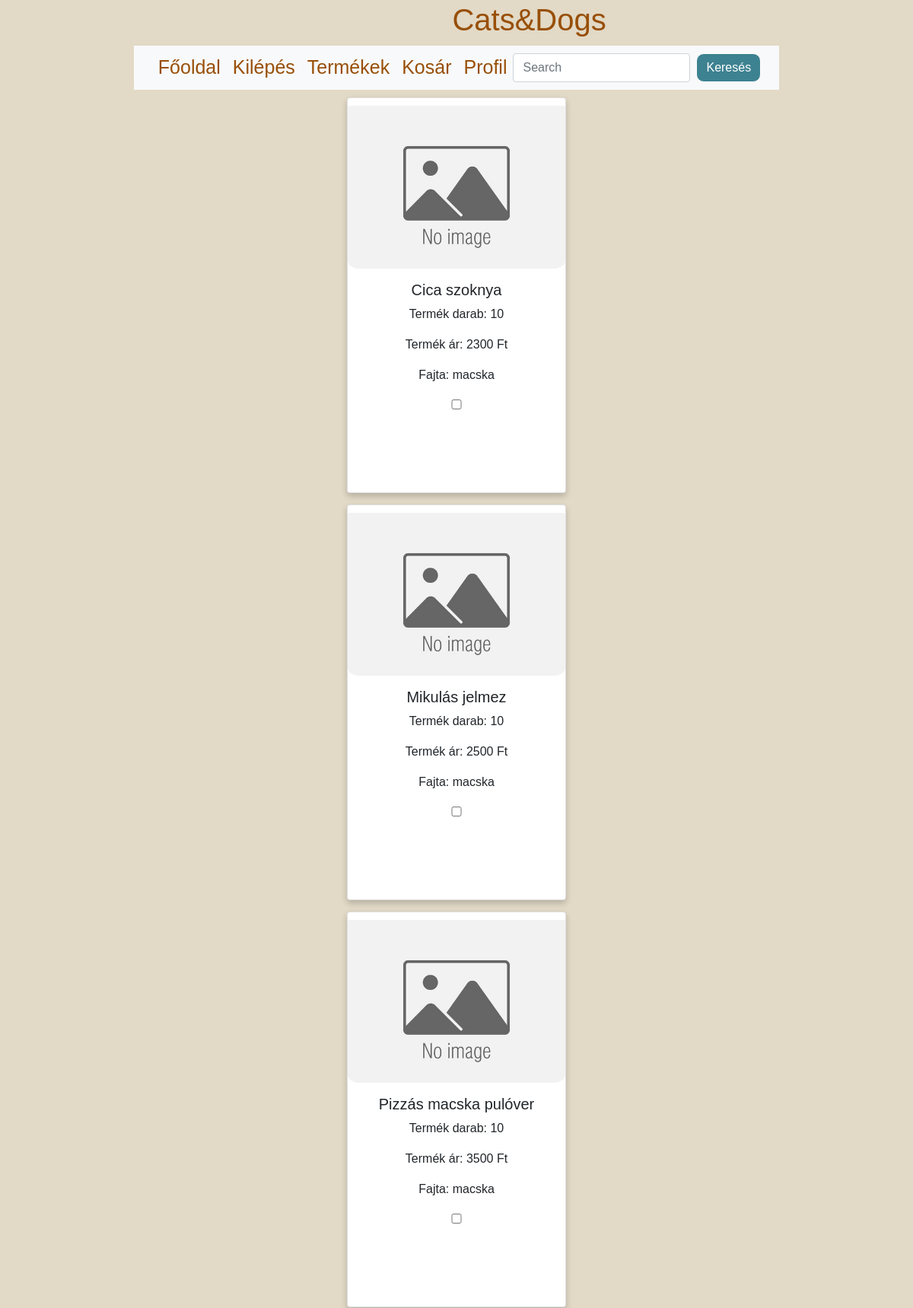
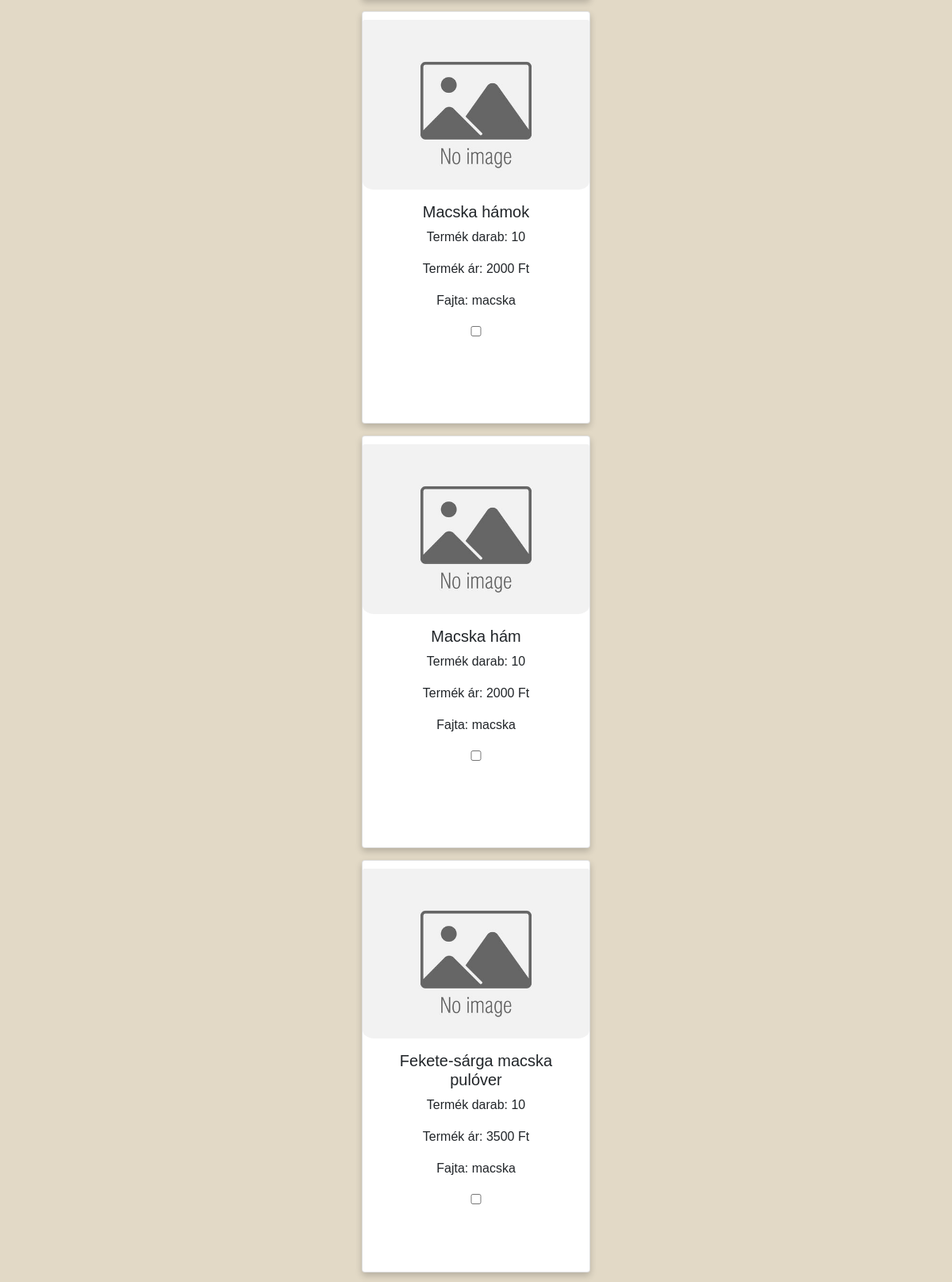
The app's page /index.php?menu=Macska (signed in, upper part) with its own data (2 pictures, top to bottom).
### tables this page shows
CREATE TABLE `termekek` (
  `termekid` int(10) UNSIGNED NOT NULL,
  `termeknev` varchar(100) NOT NULL,
  `termekdb` varchar(100) NOT NULL,
  `termekar` varchar(100) NOT NULL,
  `fajta` varchar(6) NOT NULL,
  `kollekcio` varchar(40) NOT NULL
);

### classes/Database.php (called while the page is built, shortened)
<?php
class Database {
    private $db = null;
    public function __construct($host, $username, $pass, $db) {
        $this->db = new mysqli($host, $username, $pass, $db);
    }
    public function MTermekek() {
        $result = $this->db->query("SELECT * FROM `termekek` WHERE `fajta` = 'macska';");
        return $result->fetch_all(MYSQLI_ASSOC);
    }
}

### pages/Macska.php (the view, shortened to what this page needs)
<div class="row">
    <form action="index.php?menu=kosar" method="POST">
        <?php
        foreach ($db->MTermekek() as $row) {
            $image = null;
            if (file_exists("./Kepek/a_vasarlas/termekek/" . $row['termeknev'] . ".jpg")) {
                $image = "./Kepek/a_vasarlas/termekek/" . $row['termeknev'] . ".jpg";
            } else if (file_exists("./Kepek/a_vasarlas/termekek/" . $row['termeknev'] . ".jpeg")) {
                $image = "./Kepek/a_vasarlas/termekek/" . $row['termeknev'] . ".jpeg";
            } else if (file_exists("./Kepek/a_vasarlas/termekek/" . $row['termeknev'] . ".png")) {
                $image = "./Kepek/a_vasarlas/termekek/" . $row['termeknev'] . ".png";
            } else if (file_exists("./Kepek/a_vasarlas/termekek/" . $row['termeknev'] . ".webp")) {
                $image = "./Kepek/a_vasarlas/termekek/" . $row['termeknev'] . ".webp";
            } else {
                $image = "./Kepek/a_vasarlas/noimg/noimage.jpg";
            }
            $card = '<div class="card" style="width: 18rem;">
                    <img src="' . $image . '" class="card-img-top" alt="...">
                    <div class="card-body">
                        <h5 class="card-title">' . $row['termeknev'] . '</h5>' .
                    '<p class="card-text">Termék darab: ' . $row['termekdb'] . '</p>' .
                    '<p class="card-text">Termék ár: ' . $row['termekar'] . ' Ft</p>' .
                    '<p class="card-text">Fajta: ' . $row['fajta'] . '</p>' .
                    '<input type="checkbox" name="kivalasztva[]" value="' . $row['termekid'] . '">
                    </div>
                </div>
            ';
            echo $card;
        }
        ?>
    </form>
</div>

### layout/head.php (shortened to what this page needs)
<!DOCTYPE html>
<html lang="hu">
    <head>
        <link rel="stylesheet" href="https://cdnjs.cloudflare.com/ajax/libs/bootstrap/5.3.0-alpha1/css/bootstrap.min.css" />
        <link rel="stylesheet" href="https://cdn.jsdelivr.net/npm/bootstrap@5.0.1/dist/css/bootstrap.min.css"/>
        <link rel="stylesheet" href="./css/Web.css"/>
    </head>

### index.php (shortened to what this page needs)
<?php
require_once './classes/Database.php';
$db = new Database("localhost", "root", "", "webshop");
require_once './layout/head.php';
$menu = filter_input(INPUT_GET, "menu", FILTER_SANITIZE_SPECIAL_CHARS);
?>
<html>
    <body>
        <?php
        require_once './layout/header.php';
        require_once './layout/menu.php';
        require_once './tartalom.php';
        ?>
    </body>
</html>

### layout/header.php
<a href="index.php?menu=home" class="logo"><h1 class="onmaga">Cats&Dogs</h1></a>

### layout/menu.php (shortened to what this page needs)
<nav class="navbar navbar-expand-lg bg-body-tertiary">
    <div class="container-fluid">
        <div class="collapse navbar-collapse" id="navbarSupportedContent">
            <ul class="navbar-nav me-auto mb-2 mb-lg-0">
                <li class="nav-item">
                    <a class="nav-link" href="index.php?menu=home">Főoldal</a>
                </li>
                <?php
                if ($_SESSION['login']) {
                    echo '<li class="nav-item">
                            <a class = "nav-link' . ($menu == 'kijelentkezes' ? ' active' : '') . '" href = "index.php?menu=kijelentkezes">Kilépés</a>
                        </li>
                        <li class = "nav-item">
                        <a class="nav-link' . ($menu == 'termekek' ? ' active' : '') . '" href="index.php?menu=termekek">Termékek</a>
                      </li>
                        <li class = "nav-item">
                            <a class = "nav-link' . ($menu == 'kosar' ? ' active' : '') . '" href = "index.php?menu=kosar">Kosár</a>
                        </li>
                        <li class = "nav-item">
                        <a class="nav-link' . ($menu == 'Profil' ? ' active' : '') . '" href="index.php?menu=Profil">Profil</a>
                      </li>';
                }
                ?>
            </ul>
            <form class = "d-flex" role = "search">
                <input id="keres" class = "form-control me-2" type = "search" placeholder = "Search" aria-label = "Search">
                <button class = "btn btn-outline-success" type = "submit">Keresés</button>
            </form>
        </div>
    </div>
</nav>

### tartalom.php (shortened to what this page needs)
<?php
switch ($menu) {
    case 'Macska':
        require_once './pages/Macska.php';
        break;
}

### css/Web.css (style rules this page uses)
html { box-sizing: border-box; color: #984F07; }
*, *:before, *:after { box-sizing: inherit; }
body { background-color: rgb(226, 217, 198); font-family: sans-serif; margin: 0; text-align: center; align-items: center; justify-items: center; }
.logo { width: 10%; height: 10%; text-align: center; }
.container-fluid { width: 100%; }
.onmaga { color: #984F07; }
a, .nav-link { color: #984F07; text-decoration: none; display: inline-block; padding: 2px 5px; text-align: center; }
nav ul { color: #984F07; display: flex; list-style: none; margin: 0 ; margin: 0; padding: 0; font-size: 25px; }
.form-control { width: 20%; margin:auto; }
.card { box-shadow: 0 4px 8px 0 rgba(0, 0, 0, 0.2); max-width: 300px; margin: auto; margin-bottom: 15px; margin-top: 10px; text-align: center; font-family: arial; padding-top: 10px; height: 520px; }
.card img { max-height: 250px; }
.btn { background-color: #3d8291; border: 1px solid white; color:white; border-radius:10px; }
.collapse { justify-content: center; width: 100%; font-size: 180%; border-radius:10px; }
#keres { width: 150%; }
input { border: 0; padding: 10px; width: 25%; }
img { width: 40%; height: auto; border-radius: 5%; }

### records on screen
termekek: termeknev "Cica szoknya", termekdb "10", termekar "2300", fajta "macska"
termekek: termeknev "Mikulás jelmez", termekdb "10", termekar "2500", fajta "macska"
termekek: termeknev "Pizzás macska pulóver", termekdb "10", termekar "3500", fajta "macska"
termekek: termeknev "Macska hámok", termekdb "10", termekar "2000", fajta "macska"
termekek: termeknev "Macska hám", termekdb "10", termekar "2000", fajta "macska"
termekek: termeknev "Fekete-sárga macska pulóver", termekdb "10", termekar "3500", fajta "macska"
